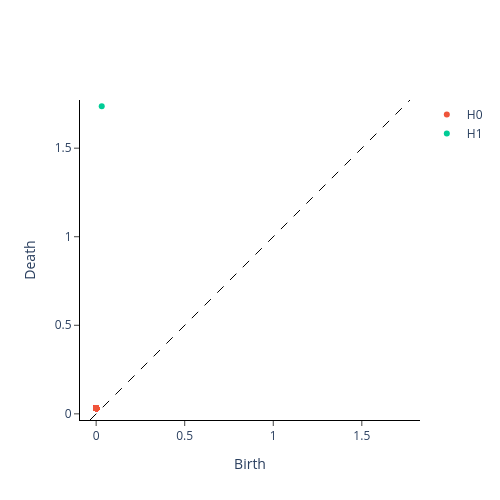
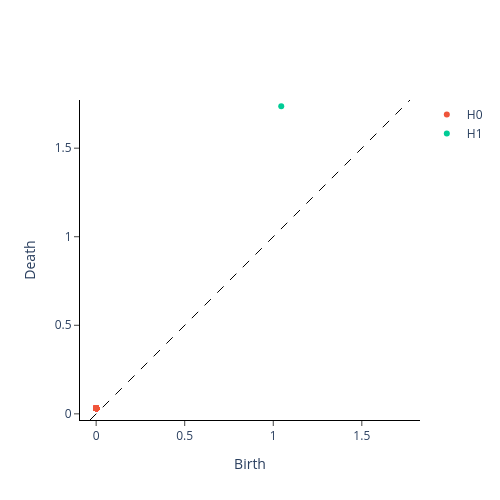

The cell these charts' notebook holds for them, in order:
### Code cell
# calculate our persistence diagrams:
vr = VietorisRipsPersistence(homology_dimensions=[0, 1])
diag_full = vr.fit_transform(full[None, ...])
diag_broken = vr.fit_transform(broken[None, ...])

### Figure 1 — Plotly figure (JSON) as saved in the notebook; plotly's stock layout.template omitted (floating-point values rounded to 4 significant figures; data arrays with more than 128 entries replaced by an {"elided": "..."} marker saying what was removed)
{"data": [{"hoverinfo": "none", "line": {"color": "black", "dash": "dash", "width": 1}, "mode": "lines", "showlegend": false, "type": "scatter", "x": [-0.03475, 1.772], "y": [-0.03475, 1.772]}, {"hoverinfo": "text", "hovertext": {"elided": "199 str values"}, "mode": "markers", "name": "H0", "type": "scatter", "x": {"elided": "199 float values"}, "y": {"elided": "199 float values"}}, {"hoverinfo": "text", "hovertext": ["(0.031414635479450226, 1.7372630834579468)"], "mode": "markers", "name": "H1", "type": "scatter", "x": [0.03141], "y": [1.737]}], "layout": {"height": 500, "plot_bgcolor": "white", "width": 500, "xaxis": {"autorange": false, "exponentformat": "e", "linecolor": "black", "linewidth": 1, "mirror": false, "range": [-0.03475, 1.772], "showexponent": "all", "showline": true, "side": "bottom", "ticks": "outside", "title": {"text": "Birth"}, "type": "linear", "zeroline": true}, "yaxis": {"autorange": false, "exponentformat": "e", "linecolor": "black", "linewidth": 1, "mirror": false, "range": [-0.03475, 1.772], "scaleanchor": "x", "scaleratio": 1, "showexponent": "all", "showline": true, "side": "left", "ticks": "outside", "title": {"text": "Death"}, "type": "linear", "zeroline": true}}}

### Figure 2 — Plotly figure (JSON) as saved in the notebook; plotly's stock layout.template omitted (floating-point values rounded to 4 significant figures; data arrays with more than 128 entries replaced by an {"elided": "..."} marker saying what was removed)
{"data": [{"hoverinfo": "none", "line": {"color": "black", "dash": "dash", "width": 1}, "mode": "lines", "showlegend": false, "type": "scatter", "x": [-0.03475, 1.772], "y": [-0.03475, 1.772]}, {"hoverinfo": "text", "hovertext": {"elided": "165 str values"}, "mode": "markers", "name": "H0", "type": "scatter", "x": {"elided": "165 float values"}, "y": {"elided": "165 float values"}}, {"hoverinfo": "text", "hovertext": ["(1.0449970960617065, 1.7372630834579468)"], "mode": "markers", "name": "H1", "type": "scatter", "x": [1.045], "y": [1.737]}], "layout": {"height": 500, "plot_bgcolor": "white", "width": 500, "xaxis": {"autorange": false, "exponentformat": "e", "linecolor": "black", "linewidth": 1, "mirror": false, "range": [-0.03475, 1.772], "showexponent": "all", "showline": true, "side": "bottom", "ticks": "outside", "title": {"text": "Birth"}, "type": "linear", "zeroline": true}, "yaxis": {"autorange": false, "exponentformat": "e", "linecolor": "black", "linewidth": 1, "mirror": false, "range": [-0.03475, 1.772], "scaleanchor": "x", "scaleratio": 1, "showexponent": "all", "showline": true, "side": "left", "ticks": "outside", "title": {"text": "Death"}, "type": "linear", "zeroline": true}}}
